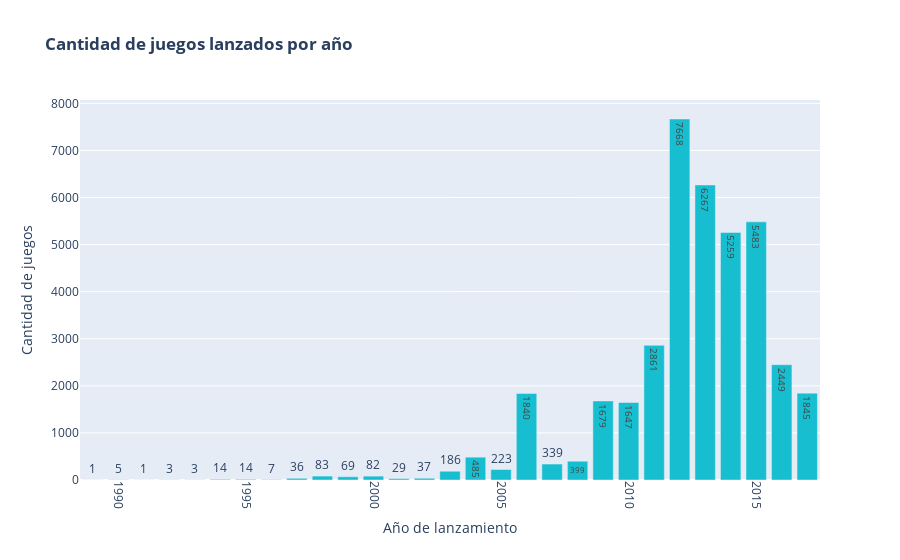

The code cell stored with this chart in its notebook:
### Markdown cell above
### ***Cantidad de juegos lanzados por año***

### Code cell
# Contar juegos por año
juegosPorAño = df['release_date'].value_counts().sort_index()
juegosPorAño = juegosPorAño.reset_index()
juegosPorAño.columns = ['Año', 'Cantidad']

# Gráfico de barras
fig = px.bar(
    juegosPorAño,
    x='Año',
    y='Cantidad',
    title='<b>Cantidad de juegos lanzados por año</b>',
    labels={'Año': 'Año de lanzamiento', 'Cantidad': 'Cantidad de juegos'},
    text='Cantidad',
    color_discrete_sequence=['#17becf'],
    width=900
)

fig.update_layout(xaxis=dict(tickangle=90))  # Rotar etiquetas del eje X
fig.show()

### Figure 1 — Plotly figure (JSON) as saved in the notebook; plotly's stock layout.template omitted (floating-point values rounded to 4 significant figures)
{"data": [{"hovertemplate": "Año de lanzamiento=%{x}<br>Cantidad de juegos=%{text}<extra></extra>", "legendgroup": "", "marker": {"color": "#17becf", "pattern": {"shape": ""}}, "name": "", "orientation": "v", "showlegend": false, "text": [1.0, 5.0, 1.0, 3.0, 3.0, 14.0, 14.0, 7.0, 36.0, 83.0, 69.0, 82.0, 29.0, 37.0, 186.0, 485.0, 223.0, 1840.0, 339.0, 399.0, 1679.0, 1647.0, 2861.0, 7668.0, 6267.0, 5259.0, 5483.0, 2449.0, 1845.0], "textposition": "auto", "type": "bar", "x": [1989, 1990, 1991, 1992, 1993, 1994, 1995, 1996, 1997, 1998, 1999, 2000, 2001, 2002, 2003, 2004, 2005, 2006, 2007, 2008, 2009, 2010, 2011, 2012, 2013, 2014, 2015, 2016, 2017], "xaxis": "x", "y": [1, 5, 1, 3, 3, 14, 14, 7, 36, 83, 69, 82, 29, 37, 186, 485, 223, 1840, 339, 399, 1679, 1647, 2861, 7668, 6267, 5259, 5483, 2449, 1845], "yaxis": "y"}], "layout": {"barmode": "relative", "legend": {"tracegroupgap": 0}, "title": {"text": "<b>Cantidad de juegos lanzados por año</b>"}, "width": 900, "xaxis": {"anchor": "y", "domain": [0, 1], "tickangle": 90, "title": {"text": "Año de lanzamiento"}}, "yaxis": {"anchor": "x", "domain": [0, 1], "title": {"text": "Cantidad de juegos"}}}}
